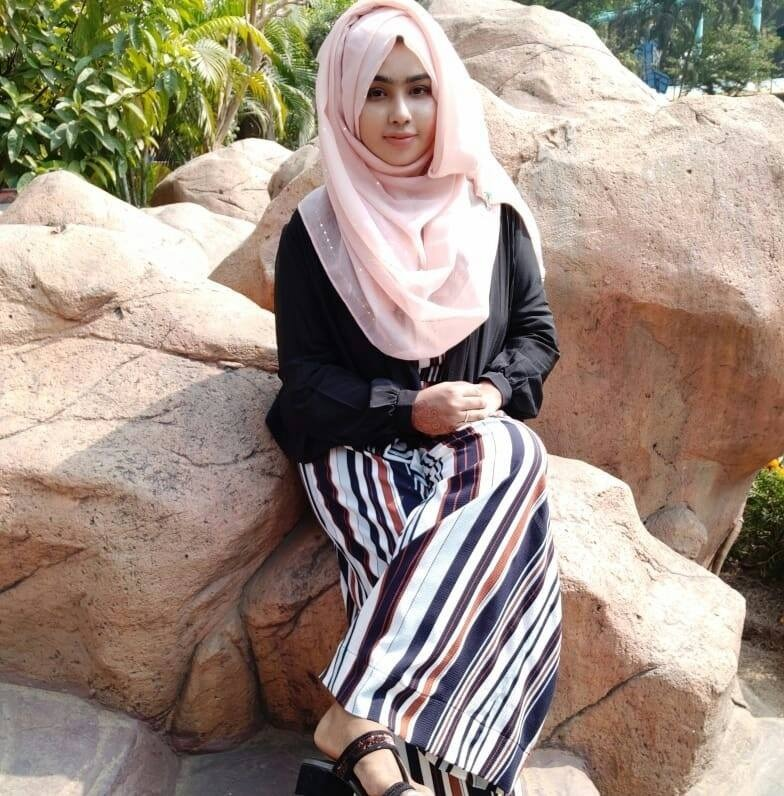
#> input picture p1.jpeg, 784 x 796 px
$ jupyter execute --allow-errors Untitled5.ipynb   (shell and % lines are left out)
#> lines starting #> are read from the running program, lines starting #| are printed output that depends on the picture
<a href="https://colab.research.google.com/github/Umma-sathi/age-gender-detectoion/blob/main/Untitled5.ipynb" target="_parent"></a>

[cell 1]
%cd age-gender-detecton

[cell 2]
# https://drive.google.com/uc?id=1_aDScOvBeBLCn_iv0oxSO8X1ySQpSbIS

[cell 3]
import cv2 as cv
import math
import time
from google.colab.patches import cv2_imshow

def getFaceBox(net, frame, conf_threshold=0.7):
    frameOpencvDnn = frame.copy()
    frameHeight = frameOpencvDnn.shape[0]
    frameWidth = frameOpencvDnn.shape[1]
    blob = cv.dnn.blobFromImage(frameOpencvDnn, 1.0, (300, 300), [104, 117, 123], True, False)

    net.setInput(blob)
    detections = net.forward()
    bboxes = []
    for i in range(detections.shape[2]):
        confidence = detections[0, 0, i, 2]
        if confidence > conf_threshold:
            x1 = int(detections[0, 0, i, 3] * frameWidth)
            y1 = int(detections[0, 0, i, 4] * frameHeight)
            x2 = int(detections[0, 0, i, 5] * frameWidth)
            y2 = int(detections[0, 0, i, 6] * frameHeight)
            bboxes.append([x1, y1, x2, y2])
            cv.rectangle(frameOpencvDnn, (x1, y1), (x2, y2), (0, 255, 0), int(round(frameHeight/150)), 8)
    return frameOpencvDnn, bboxes

faceProto = "modelNweight/opencv_face_detector.pbtxt"
faceModel = "modelNweight/opencv_face_detector_uint8.pb"

ageProto = "modelNweight/age_deploy.prototxt"
ageModel = "modelNweight/age_net.caffemodel"

genderProto = "modelNweight/gender_deploy.prototxt"
genderModel = "modelNweight/gender_net.caffemodel"

MODEL_MEAN_VALUES = (78.4263377603, 87.7689143744, 114.895847746)
ageList = ['(0-2)', '(4-6)', '(8-12)', '(15-20)', '(25-32)', '(38-43)', '(48-53)', '(60-100)']
genderList = ['Male', 'Female']

# Load network
#> (the rest of this cell did not finish here and is left out)

[cell 4]
input = cv.imread("p1.jpeg")
#> input is the input picture: shape (796, 784, 3); mean B, G, R 129.8, 142.3, 158.1
#> (the rest of this cell did not finish here and is left out)

[cell 5]
input = cv.imread("p2.jpeg")
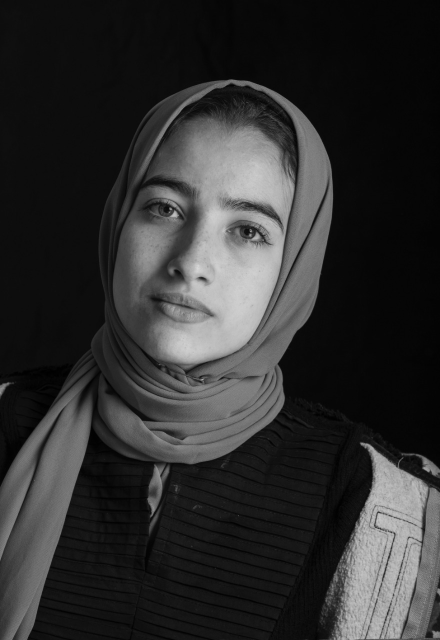
#> input picture p2.jpeg, 880 x 1280 px (shown at 1/2 size)
#> input is the input picture: shape (1280, 880, 3); min 0, max 217, mean 47.3
#> (the rest of this cell did not finish here and is left out)

[cell 6]
input = cv.imread("p3.jpeg")
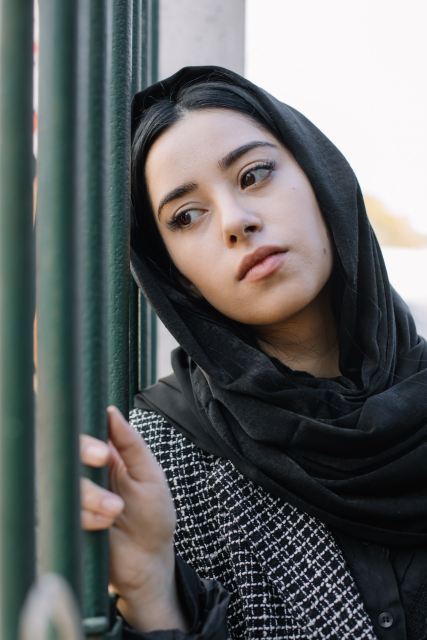
#> input picture p3.jpeg, 853 x 1280 px (shown at 1/2 size)
#> input is the input picture: shape (1280, 853, 3); mean B, G, R 99.5, 99.8, 97.2
#> (the rest of this cell did not finish here and is left out)
